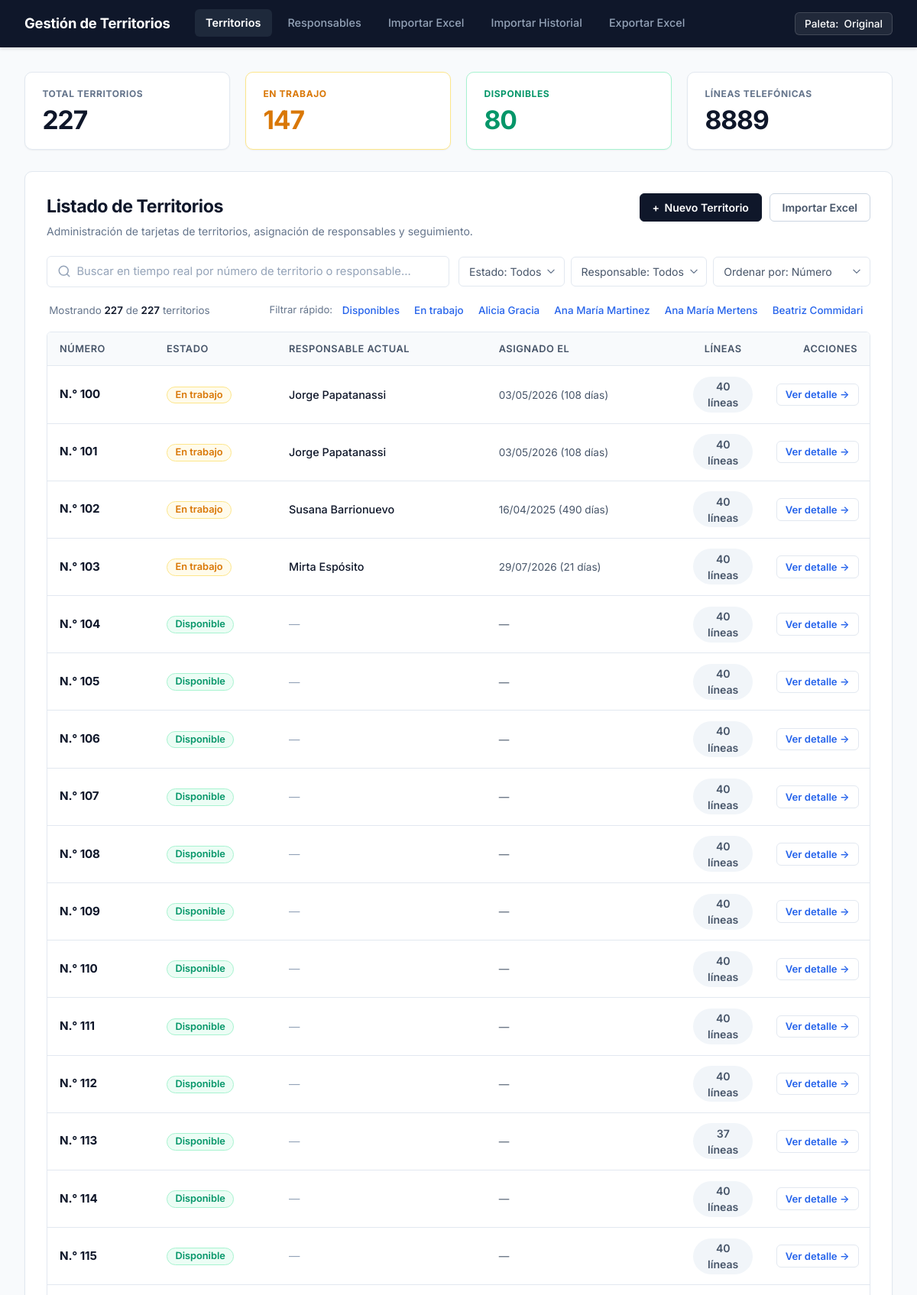
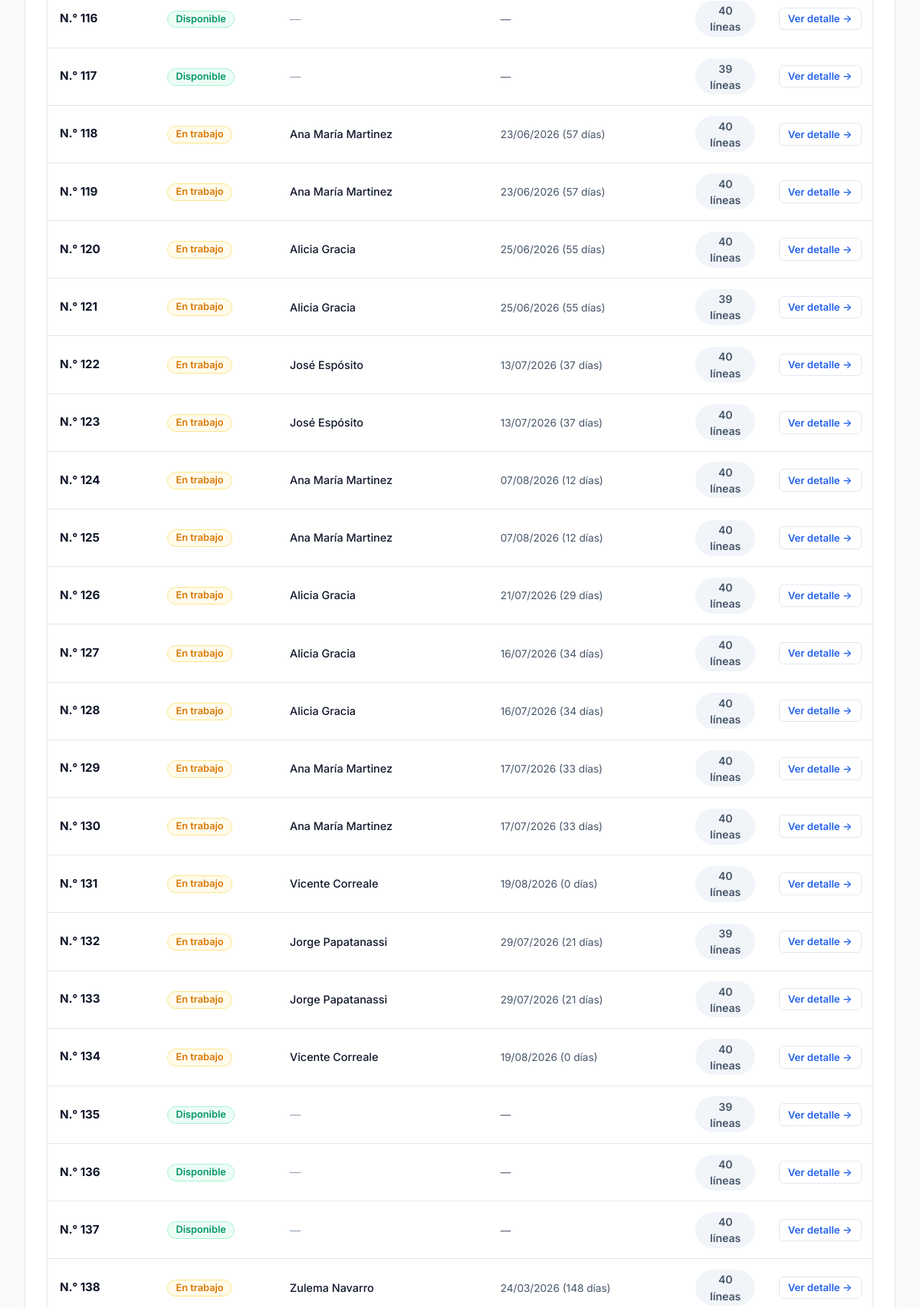
The page / (upper part) on the database its author committed (2 pictures, top to bottom).
### tables this page shows
CREATE TABLE responsables (
    id INTEGER PRIMARY KEY AUTOINCREMENT,
    nombre TEXT NOT NULL,
    activo INTEGER DEFAULT 1 -- 1: activo, 0: inactivo
, telefono TEXT DEFAULT NULL, email TEXT DEFAULT NULL, fecha_alta TEXT DEFAULT NULL);

CREATE TABLE territorios (
    id INTEGER PRIMARY KEY AUTOINCREMENT,
    numero TEXT NOT NULL UNIQUE,
    estado TEXT CHECK(estado IN ('Disponible', 'En trabajo')) DEFAULT 'Disponible'
);

### routes/territorios.py (the view)
    @app.route("/")
    def index():
        q = request.args.get("q", "").strip()
        estado = request.args.get("estado", "").strip()
        responsable_id = request.args.get("responsable_id", "").strip()
        orden = request.args.get("orden", "numero")
        conn = get_connection()
        total_territorios = conn.execute("SELECT COUNT(*) FROM territorios").fetchone()[0]
        total_en_trabajo = conn.execute(
            "SELECT COUNT(*) FROM territorios WHERE estado = 'En trabajo'"
        ).fetchone()[0]
        total_disponibles = conn.execute(
            "SELECT COUNT(*) FROM territorios WHERE estado = 'Disponible'"
        ).fetchone()[0]
        total_lineas = conn.execute("SELECT COUNT(*) FROM registros").fetchone()[0]
        sql = """
            SELECT
                t.id,
                t.numero,
                t.estado,
                r.id AS responsable_id,
                r.nombre AS responsable,
                a.fecha_asignado,
                COUNT(DISTINCT reg.id) AS total_lineas_territorio
            FROM territorios t
            LEFT JOIN asignaciones a
                ON a.territorio_id = t.id AND a.fecha_finalizacion IS NULL
            LEFT JOIN responsables r
                ON r.id = a.responsable_id
            LEFT JOIN registros reg
                ON reg.territorio_id = t.id
            WHERE (t.numero LIKE ? OR r.nombre LIKE ?)
        """
        param_q = f"%{q}%"
        parametros = [param_q, param_q]
        if estado in ("Disponible", "En trabajo"):
            sql += " AND t.estado = ?"
            parametros.append(estado)
        if responsable_id:
            sql += " AND a.responsable_id = ?"
            parametros.append(responsable_id)
        sql += " GROUP BY t.id"
        if orden == "antiguos":
            sql += " ORDER BY (a.fecha_asignado IS NULL), a.fecha_asignado ASC"
        elif orden == "recientes":
            sql += " ORDER BY (a.fecha_asignado IS NULL), a.fecha_asignado DESC"
        elif orden == "lineas":
            sql += " ORDER BY total_lineas_territorio DESC"
        else:
            orden = "numero"
            sql += " ORDER BY CAST(t.numero AS INTEGER), t.numero ASC"
        filas = conn.execute(sql, parametros).fetchall()
        responsables = conn.execute(
            "SELECT id, nombre FROM responsables ORDER BY activo DESC, nombre"
        ).fetchall()
        conn.close()
        ahora = datetime.now()
        territorios = []
        for fila in filas:
            t = dict(fila)
            if t["estado"] == "En trabajo" and t["fecha_asignado"]:
                try:
                    fecha_dt = datetime.strptime(t["fecha_asignado"], "%Y-%m-%d %H:%M:%S")
                    dias = (ahora - fecha_dt).days
                    plural = "" if dias == 1 else "s"
                    t["asignado_texto"] = f"{fecha_dt.strftime('%d/%m/%Y')} ({dias} día{plural})"
                    t["asignado_dias"] = dias
                except Exception:
                    t["asignado_texto"] = str(t["fecha_asignado"])
                    t["asignado_dias"] = 0
            else:
                t["asignado_texto"] = "—"
                t["asignado_dias"] = -1
            territorios.append(t)
        return render_template(
            "index.html",
            territorios=territorios,
            q=q,
            estado=estado,
            responsable_id=responsable_id,
            orden=orden,
            responsables=responsables,
            total_territorios=total_territorios,
            total_en_trabajo=total_en_trabajo,
            total_disponibles=total_disponibles,
            total_lineas=total_lineas,
        )

### database.py (called while the page is built)
def get_connection():
    conn = sqlite3.connect(DATABASE)
    conn.row_factory = sqlite3.Row
    conn.execute("PRAGMA foreign_keys = ON")
    return conn

### templates/index.html (shortened to what this page needs)
{% extends "base.html" %}
{% block content %}
<section class="kpi-grid">
    <div class="kpi-card kpi-total">
        <span class="kpi-label">TOTAL TERRITORIOS</span>
        <span class="kpi-value" id="kpi-total-val">{{ total_territorios }}</span>
    </div>
    <div class="kpi-card kpi-en-trabajo">
        <span class="kpi-label">EN TRABAJO</span>
        <span class="kpi-value" id="kpi-trabajo-val">{{ total_en_trabajo }}</span>
    </div>
    <div class="kpi-card kpi-disponibles">
        <span class="kpi-label">DISPONIBLES</span>
        <span class="kpi-value" id="kpi-disp-val">{{ total_disponibles }}</span>
    </div>
    <div class="kpi-card kpi-lineas">
        <span class="kpi-label">LÍNEAS TELEFÓNICAS</span>
        <span class="kpi-value" id="kpi-lineas-val">{{ total_lineas }}</span>
    </div>
</section>
<section class="main-card">
    <div class="main-card-header">
        <div class="header-titles">
            <h2 class="card-title">Listado de Territorios</h2>
            <p class="card-subtitle">Administración de tarjetas de territorios, asignación de responsables y seguimiento.</p>
        </div>
        <div class="header-actions">
            <button type="button" class="btn btn-primary" id="btn-nuevo-territorio">
                <span class="btn-icon">+</span> Nuevo Territorio
            </button>
            <a href="{{ url_for('importar_excel_view') }}" class="btn btn-outline">
                Importar Excel
            </a>
        </div>
    </div>
    <div class="filtros-container">
        <div class="search-input-wrapper">
            <input
                type="text"
                id="input-buscador-territorios"
                class="search-input"
                placeholder="Buscar en tiempo real por número de territorio o responsable..."
                value="{{ q }}"
                autocomplete="off"
            >
        </div>
        <div class="selects-filtros">
            <select id="filtro-estado" class="select-filtro">
                <option value="" {% if not estado %}selected{% endif %}>Estado: Todos</option>
            </select>
            <select id="filtro-responsable" class="select-filtro">
                <option value="" {% if not responsable_id %}selected{% endif %}>Responsable: Todos</option>
            </select>
            <select id="filtro-orden" class="select-filtro">
                <option value="numero" {% if orden == 'numero' %}selected{% endif %}>Ordenar por: Número</option>
            </select>
        </div>
    </div>
    <div class="sub-filtros-bar">
        <div class="contador-mostrando" id="contador-mostrando-txt">
            Mostrando <strong id="num-mostrados">{{ territorios|length }}</strong> de <strong>{{ total_territorios }}</strong> territorios
        </div>
        <div class="filtros-rapidos">
            <span class="filtros-rapidos-label">Filtrar rápido:</span>
            <div class="chips-list">
                <button type="button" class="chip-tag" data-tag-estado="Disponible">Disponibles</button>
                <button type="button" class="chip-tag" data-tag-estado="En trabajo">En trabajo</button>
                {% for r in responsables[:4] %}
                    <button type="button" class="chip-tag chip-resp" data-tag="{{ r.nombre }}">{{ r.nombre }}</button>
                {% endfor %}
            </div>
        </div>
    </div>
    <div class="table-responsive">
        <table class="tabla-moderna tabla-territorios" id="tabla-territorios">
            <thead>
                <tr>
                    <th style="width: 140px;">Número</th>
                    <th style="width: 160px;">Estado</th>
                    <th>Responsable actual</th>
                    <th>Asignado el</th>
                    <th style="width: 110px; text-align: center;">Líneas</th>
                    <th style="width: 140px; text-align: right;">Acciones</th>
                </tr>
            </thead>
            <tbody id="tbody-territorios">
                {% for t in territorios %}
                <tr
                    class="fila-territorio"
                    data-id="{{ t.id }}"
                    data-numero="{{ t.numero }}"
                    data-estado="{{ t.estado }}"
                    data-responsable-id="{{ t.responsable_id or '' }}"
                    data-responsable-nombre="{{ (t.responsable or '')|lower }}"
                    data-dias="{{ t.asignado_dias }}"
                    data-lineas="{{ t.total_lineas_territorio }}"
                    data-search="{{ t.numero|lower }} {{ (t.responsable or '')|lower }} {{ t.estado|lower }}"
                >
                    <td class="col-numero">
                        <span class="territorio-badge-num">N.° {{ t.numero }}</span>
                    </td>
                    <td class="col-estado">
                        <span class="badge {{ 'badge-en-trabajo' if t.estado == 'En trabajo' else 'badge-disponible' }}">
                            {{ t.estado }}
                        </span>
                    </td>
                    <td class="col-resp">
                        {% if t.responsable %}
                            <span class="resp-nombre">{{ t.responsable }}</span>
                        {% else %}
                            <span class="text-muted">—</span>
                        {% endif %}
                    </td>
                    <td class="col-fecha">
                        <span class="fecha-txt">{{ t.asignado_texto }}</span>
                    </td>
                    <td class="col-lineas" style="text-align: center;">
                        <span class="lineas-count">{{ t.total_lineas_territorio }} líneas</span>
                    </td>
                    <td class="col-acciones" style="text-align: right;">
                        <a href="{{ url_for('territorio_detalle', territorio_id=t.id) }}" class="btn btn-sm btn-outline btn-action-view">
                            Ver detalle &rarr;
                        </a>
                    </td>
                </tr>
                {% endfor %}
            </tbody>
        </table>
    </div>
</section>
{% endblock %}

### rows shown on the page
responsables: nombre "Alicia Gracia"
responsables: nombre "Ana María Martinez"
responsables: nombre "Ana María Mertens"
responsables: nombre "Beatriz Commidari"
territorios: numero "100", estado "En trabajo", responsable "Jorge Papatanassi", asignado_texto "03/05/2026 (108 días)", total_lineas_territorio "40"
territorios: numero "101", estado "En trabajo", responsable "Jorge Papatanassi", asignado_texto "03/05/2026 (108 días)", total_lineas_territorio "40"
territorios: numero "102", estado "En trabajo", responsable "Susana Barrionuevo", asignado_texto "16/04/2025 (490 días)", total_lineas_territorio "40"
territorios: numero "103", estado "En trabajo", responsable "Mirta Espósito", asignado_texto "29/07/2026 (21 días)", total_lineas_territorio "40"
territorios: numero "104", estado "Disponible", asignado_texto "—", total_lineas_territorio "40"
territorios: numero "105", estado "Disponible", asignado_texto "—", total_lineas_territorio "40"
territorios: numero "106", estado "Disponible", asignado_texto "—", total_lineas_territorio "40"
territorios: numero "107", estado "Disponible", asignado_texto "—", total_lineas_territorio "40"
territorios: numero "108", estado "Disponible", asignado_texto "—", total_lineas_territorio "40"
territorios: numero "109", estado "Disponible", asignado_texto "—", total_lineas_territorio "40"
territorios: numero "110", estado "Disponible", asignado_texto "—", total_lineas_territorio "40"
territorios: numero "111", estado "Disponible", asignado_texto "—", total_lineas_territorio "40"
territorios: numero "112", estado "Disponible", asignado_texto "—", total_lineas_territorio "40"
territorios: numero "113", estado "Disponible", asignado_texto "—", total_lineas_territorio "37"
territorios: numero "114", estado "Disponible", asignado_texto "—", total_lineas_territorio "40"
territorios: numero "115", estado "Disponible", asignado_texto "—", total_lineas_territorio "40"
territorios: numero "116", estado "Disponible", asignado_texto "—", total_lineas_territorio "40"
territorios: numero "117", estado "Disponible", asignado_texto "—", total_lineas_territorio "39"
territorios: numero "118", estado "En trabajo", responsable "Ana María Martinez", asignado_texto "23/06/2026 (57 días)", total_lineas_territorio "40"
territorios: numero "119", estado "En trabajo", responsable "Ana María Martinez", asignado_texto "23/06/2026 (57 días)", total_lineas_territorio "40"
territorios: numero "120", estado "En trabajo", responsable "Alicia Gracia", asignado_texto "25/06/2026 (55 días)", total_lineas_territorio "40"
territorios: numero "121", estado "En trabajo", responsable "Alicia Gracia", asignado_texto "25/06/2026 (55 días)", total_lineas_territorio "39"
territorios: numero "122", estado "En trabajo", responsable "José Espósito", asignado_texto "13/07/2026 (37 días)", total_lineas_territorio "40"
territorios: numero "123", estado "En trabajo", responsable "José Espósito", asignado_texto "13/07/2026 (37 días)", total_lineas_territorio "40"
territorios: numero "124", estado "En trabajo", responsable "Ana María Martinez", asignado_texto "07/08/2026 (12 días)", total_lineas_territorio "40"
territorios: numero "125", estado "En trabajo", responsable "Ana María Martinez", asignado_texto "07/08/2026 (12 días)", total_lineas_territorio "40"
territorios: numero "126", estado "En trabajo", responsable "Alicia Gracia", asignado_texto "21/07/2026 (29 días)", total_lineas_territorio "40"
territorios: numero "127", estado "En trabajo", responsable "Alicia Gracia", asignado_texto "16/07/2026 (34 días)", total_lineas_territorio "40"
territorios: numero "128", estado "En trabajo", responsable "Alicia Gracia", asignado_texto "16/07/2026 (34 días)", total_lineas_territorio "40"
territorios: numero "129", estado "En trabajo", responsable "Ana María Martinez", asignado_texto "17/07/2026 (33 días)", total_lineas_territorio "40"
territorios: numero "130", estado "En trabajo", responsable "Ana María Martinez", asignado_texto "17/07/2026 (33 días)", total_lineas_territorio "40"
territorios: numero "131", estado "En trabajo", responsable "Vicente Correale", asignado_texto "19/08/2026 (0 días)", total_lineas_territorio "40"
territorios: numero "132", estado "En trabajo", responsable "Jorge Papatanassi", asignado_texto "29/07/2026 (21 días)", total_lineas_territorio "39"
territorios: numero "133", estado "En trabajo", responsable "Jorge Papatanassi", asignado_texto "29/07/2026 (21 días)", total_lineas_territorio "40"
territorios: numero "134", estado "En trabajo", responsable "Vicente Correale", asignado_texto "19/08/2026 (0 días)", total_lineas_territorio "40"
territorios: numero "135", estado "Disponible", asignado_texto "—", total_lineas_territorio "39"
territorios: numero "136", estado "Disponible", asignado_texto "—", total_lineas_territorio "40"
territorios: numero "137", estado "Disponible", asignado_texto "—", total_lineas_territorio "40"
territorios: numero "138", estado "En trabajo", responsable "Zulema Navarro", asignado_texto "24/03/2026 (148 días)", total_lineas_territorio "40"

### other values the page prints
{{ total_territorios }} "227"
{{ total_en_trabajo }} "147"
{{ total_disponibles }} "80"
{{ total_lineas }} "8889"
{{ territorios|length }} "227"
